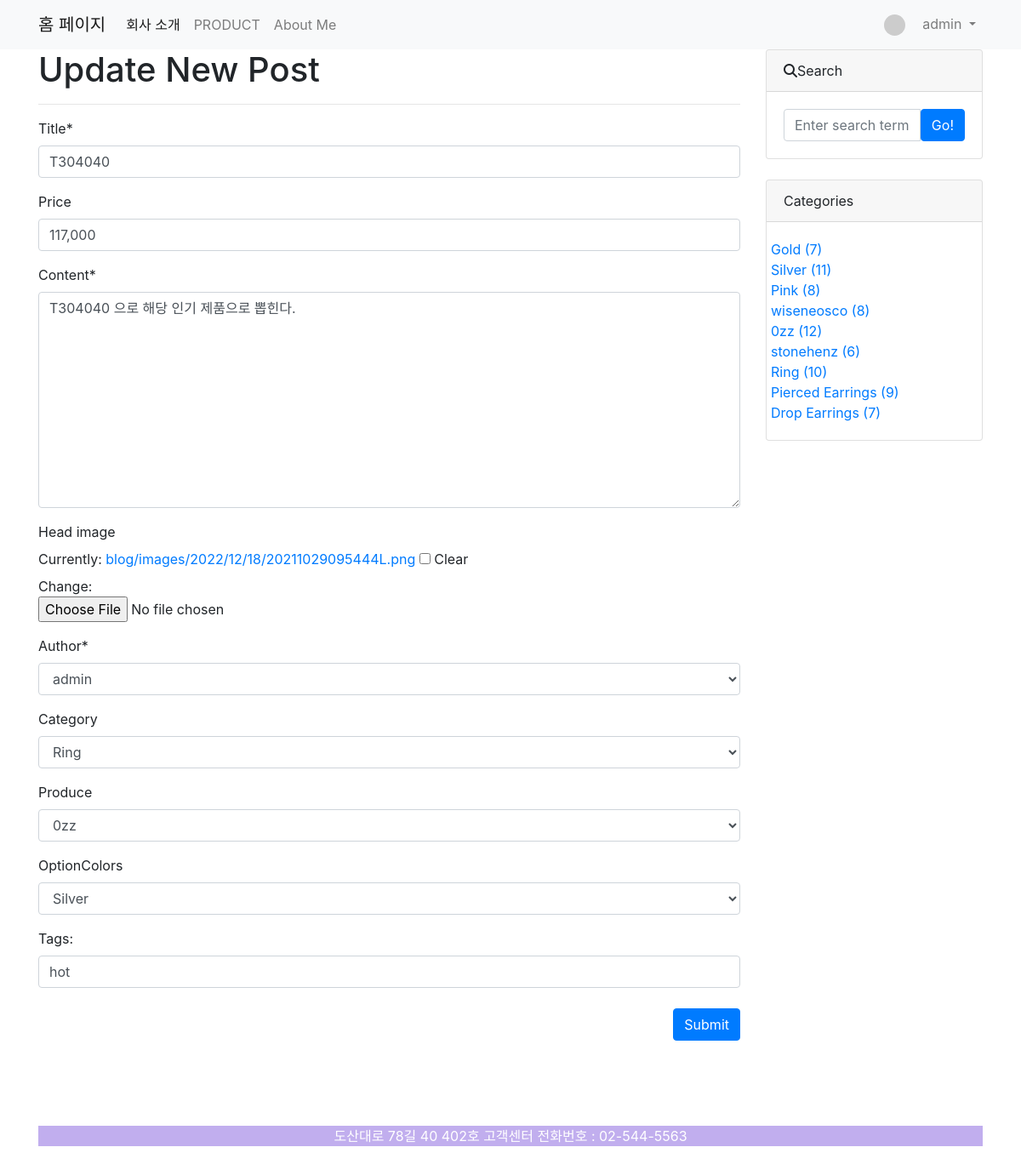
Page /blog/update_post/47/ (signed in) on the committed database.
### blog/models.py (models this page shows, shortened)
class Post(models.Model):
    title = models.CharField(max_length=30)
    price = models.CharField(max_length=100, blank=True)
    content = MarkdownxField()
    head_image = models.ImageField(
        upload_to='blog/images/%Y/%m/%d/', blank=True)
    file_upload = models.FileField(upload_to='blog/files/%Y/%m/%d', blank=True)
    created_at = models.DateTimeField(auto_now_add=True)
    updated_at = models.DateTimeField(auto_now=True)
    author = models.ForeignKey(User, null=True, on_delete=models.SET_NULL) # delete를 쓰게 되면 author 카테고리가 삭제가 된다. null=True : author이 삭제되면 null로 바뀐다.
    category=models.ForeignKey(Category, null=True, blank=True, on_delete=models.SET_NULL) # 카테고리를 빈칸으로 두기 (blank = True)
    tags = models.ManyToManyField(Tag, blank=True)
    Produce = models.ForeignKey(Produce, null=True, blank=True,
                                 on_delete=models.SET_NULL)  # 카테고리를 빈칸으로 두기 (blank = True)
    OptionColors = models.ForeignKey(OptionColors, null=True, blank=True,on_delete=models.SET_NULL)

class Tag(models.Model):
    name = models.CharField(max_length=50,unique=True)
    slug = models.SlugField(max_length =200, unique=True, allow_unicode=True)

class OptionColors(models.Model):
    name = models.CharField(max_length=50, unique=True)  # 동일한 name을 갖는 카테고리를 만들 수 있다 .
    slug = models.SlugField(max_length=200, unique=True, allow_unicode=True)  # 사람이 읽을 수 있는 텍스트로 고유 URL
    def __str__(self):
        return self.name
    def get_absolute_url(self):
        return f'/blog/OptionColors/{self.slug}/'
    class Meta:
        verbose_name_plural = 'OptionsColors'

class Produce(models.Model):
    name = models.CharField(max_length=50, unique=True)  # 동일한 name을 갖는 카테고리를 만들 수 있다 .
    slug = models.SlugField(max_length=200, unique=True, allow_unicode=True)  # 사람이 읽을 수 있는 텍스트로 고유 URL
    address = models.CharField(max_length=30,unique=True,null=True)
    phone = models.CharField(max_length=100, blank=True,null=True)
    author = models.CharField(max_length=100, blank=True,null=True) # 대표
    email = models.CharField(max_length=100, blank=True,null=True)
    def __str__(self):
        return self.name
    def get_absolute_url(self):
        return f'/blog/Produce/{self.slug}/'
    class Meta:
        verbose_name_plural='Produce'

class Category(models.Model):
    name = models.CharField(max_length = 50, unique = True) # 동일한 name을 갖는 카테고리를 만들 수 있다 .
    slug = models.SlugField(max_length = 200, unique = True, allow_unicode = True) # 사람이 읽을 수 있는 텍스트로 고유 URL
    def __str__(self):
        return self.name
    def get_absolute_url(self):
        return f'/blog/category/{self.slug}/'
    class Meta:
        verbose_name_plural = 'Categories'

### blog/views.py (the view, shortened to what this page needs)
# urls.py: path('update_post/<int:pk>/',views.PostUpdate.as_view()), #IP주소/blog/update_post/slug/
class PostUpdate(LoginRequiredMixin,UpdateView):
    model = Post
    fields = ['title',  'price', 'content', 'head_image', 'author', 'category', 'Produce', 'OptionColors']
    template_name = 'blog/post_update_form.html'
    def dispatch(self,request,*args,**kwargs):
        if request.user.is_authenticated and request.user == self.get_object().author :
            return super(PostUpdate,self).dispatch(request,*args,**kwargs)
        else:
            raise PermissionDenied
    def get_context_data(self, *, object_list=None,**kwargs):
        context = super(PostUpdate,self).get_context_data()
        if self.object.tags.exists():
            tags_str_list = list() # 빈 리스트를 하나 만든다.
            for t in self.object.tags.all():
                tags_str_list.append(t.name)
            context['tags_str_default'] =';'.join(tags_str_list) # 포스트 연결에 되어있는 태그 모델들을 배열로 만드는 작업 필요
        context['categories'] = Category.objects.all()
        context['Ocategories'] = OptionColors.objects.all()
        context['Pcategories'] = Produce.objects.all()
        context['no_category_post_count'] = Post.objects.filter(category=None).count()
        return context

### blog/templates/blog/post_update_form.html (shortened to what this page needs)
{% extends 'blog/base.html' %}
{% load crispy_forms_tags %}
{% block main_area %}
    <h1>Update New Post</h1>
    <hr/>
    <form method="post" enctype="multipart/form-data">{% csrf_token %}
        {{ form | crispy }}
        <div id="div_id_tags_str">
                <label for="id_tags">Tags:</label>
                <input id="id_tags" type="text" name="tags_str" value="{{tags_str_default}}" class="textinput textInput form-control">
        </div>
        <br>
        <button type="submit" class="btn btn-primary float-right">Submit</button>
    </form>
{% endblock %}

### blog/templates/blog/navbar.html (shortened to what this page needs)
{% load socialaccount %}
 <nav class="navbar navbar-expand-lg navbar-light bg-light">
        <div class="container">
            <a class="navbar-brand" href="/">홈 페이지</a>
            <div class="collapse navbar-collapse" id="navbarSupportedContent">
                <ul class="navbar-nav mr-auto">
                    <li class="nav-item active">
                        <a class="nav-link" href="/Ear/">회사 소개</a>
                    </li>
                    <li class="nav-item">
                        <a class="nav-link" href="/blog/">PRODUCT</a>
                    </li>
                    {% if user.is_authenticated %}
                    <li class="nav-item">
                        <a class="nav-link" href="/blog/me/">About Me</a>
                    </li>
                     {% endif %}
                </ul>
                <ul class="navbar-nav ml-auto">
                    {% if user.is_authenticated %}
                     <li class="nav-item dropdown">
                        <a class="nav-link dropdown-toggle" href="#" id="navbarDropdown" role="button"
                            data-toggle="dropdown" aria-haspopup="true" aria-expanded="false">
                            {% if user.socialaccount_set.first.get_avatar_url %}
                            <img class="rounded-circle mr-3" src="{{socialaccount_set.first.get_avatar_url}}" width="25px" />
                            {% else %}
                            <img class="rounded-circle mr-3" src="{{'https://dummyimage.com/50x50/ced4da/6c757d.jpg'}}" width="25px" />
                            {% endif %}
                            {{user.username}}
                        </a>
                    </li>
                    {% else %}
                    <li class="nav-item">
                        <a class="nav-link" href="#" data-toggle="modal" data-target="#loginModal"><i
                                class="fa-solid fa-right-to-bracket"></i>LogIn</a>
                    </li>
                    {% endif %}
                </ul>
            </div>
        </div>
    </nav>

### blog/templates/blog/sidebar.html (shortened to what this page needs)
                <div class="card mb-4">
                    <div class="card-header"><i class="fa-solid fa-magnifying-glass"></i>Search</div>
                    <div class="card-body">
                        <div class="input-group">
                            <input id ="search-input" class="form-control" type="text" placeholder="Enter search term..."
                                aria-label="Enter search term..." aria-describedby="button-search" />
                            <button class="btn btn-primary" id="button-search" type="button" onclick="searchPost();">Go!</button>
                        </div>
                    </div>
                </div>
                <div class="card mb-4" id="category_card">
                    <div class="card-header">Categories</div>
                    <div class="card-body">
                        <div class="row">
                                <ul class="list-unstyled mb-0">
                                    {% for c in Ocategories %}
                                    <li><a href="{{c.get_absolute_url}}">{{c}} ({{c.post_set.count}})</a></li>
                                    {% endfor %}
                                    {% for c in Pcategories %}
                                    <li><a href="{{c.get_absolute_url}}">{{c}} ({{c.post_set.count}})</a></li>
                                    {% endfor %}
                                     {% for c in categories %}
                                    <li><a href="{{c.get_absolute_url}}">{{c}} ({{c.post_set.count}})</a></li>
                                    {% endfor %}
                                </ul>
                        </div>
                </div>
            </div>

### rows in the picture
Post: title "T304040", price "117,000", content "T304040 으로 해당 인기 제품으로 뽑힌다.", author "admin", category "Ring", Produce "0zz", OptionColors "Silver"
Tag: tags_str "hot"
OptionColors: name "Gold", post_set.count "7"
OptionColors: name "Silver", post_set.count "11"
OptionColors: name "Pink", post_set.count "8"
Produce: name "wiseneosco", post_set.count "8"
Produce: name "0zz", post_set.count "12"
Produce: name "stonehenz", post_set.count "6"
Category: name "Ring", post_set.count "10"
Category: name "Pierced Earrings", post_set.count "9"
Category: name "Drop Earrings", post_set.count "7"

### other values in the picture
{{ user.username }} "admin"
